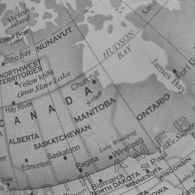
#> input picture Lab5/Globe.png, 195 x 195 px, found by its file name
$ jupyter execute --allow-errors Solution_Lab_5.ipynb   (shell and % lines are left out)
#> lines starting #> are read from the running program, lines starting #| are printed output that depends on the picture
EE21S061 Arihant Jain Lab 5 for EE5175 course:

[cell 1]
from matplotlib import pyplot as plt
import random


plt.rcParams['figure.figsize'] = [18, 10]

Setting up the environment importing libraries and loading in the images.

[cell 2]
from PIL import Image
from numpy import asarray
import cv2
import math
import numpy as np
from sympy import *
# load the image

globe=cv2.imread('globe.png',0)
#> globe is the input picture: shape (195, 195); min 47, max 185, mean 146.4
nautilus=cv2.imread('Nautilus.png',0)

Lets look at the image provided and their dimension

[cell 3]
globe.shape
#> Out = (195, 195)

[cell 4]
plt.imshow(globe,cmap="gray")

Here i am going to reuse the gaussian kernel function defined in Lab 4 previously all this does is when a sigma is passed to it it builds a gaussian kernel with that sigma.

[cell 5]
def gaussiankernel(sigma):
    size=math.ceil(6*sigma+1)
    #size of kernel depending upon the sigma
    if size%2==0:
        size+=1
    kernel=np.zeros((size,size))
    #intializing kernel array with zeros
    if size==1:
        #mathematical operation fail for -ve value for sigma so added this check to account for it
        return np.array(([0, 0, 0],[0,1,0],[0, 0, 0]), dtype="int")
    temp1=1/(2*np.pi*(sigma**2))
    temp2=2*(sigma**2)
    #the function to calculate gaussian value for each cell have certain constant accross them so computing them beforehand
    with np.nditer(kernel, flags=['multi_index'], op_flags=['writeonly']) as it:
        #iterating over numpy array on both x and y axis together to compute the array efficently
        for h in it:
            m=it.multi_index[1]
            n=it.multi_index[0]
            h[...] = temp1*np.exp(-1*(((m-size/2)**2)+((n-size/2)**2))/temp2)
    kernel=kernel/np.sum(kernel)
    return kernel,size

Next we are going to import convolution function from Lab 4 again this applies a single kernel and slides it along the image passed to generate the output image.

[cell 6]
def convolution(kernel,img,pad):
    size=kernel.shape[0]
    img=np.pad(img, (pad, pad), 'constant')
    #Zero padding the image to work around edge cases in the image
    size=math.floor(size/2)
    res=np.zeros((img.shape[0]+size,img.shape[1]+size))
    #np array to store output array in
    for i in range(size,img.shape[0]-size):
        for j in range(size,img.shape[1]-size):
            #applying kernel on np array using slicing this allows us to reduce the length of code
            # as well as use optimization done by numpy
            res[j][i] = (img[j-size:j+size+1,i-size:i+size+1]*kernel).sum()
    return res[size:img.shape[1]-size,size:img.shape[0]-size]

# Space variant blur

Space variant blur means sigma varies from point to point that means every pixel in the image has a sigma associated with it so the next function defined as sigmamap creates a new numpy array same size as image to hold sigma value for each pixel in the image. Later we will pass these value to the gaussian kernel function to get the kernel for that specific cell.

Sigmamap takes 2 argument

1.img  : To pass the image we want to generate the sigma map for

2.func : To pass the function which tells how sigma varies accross the image.

The function given for this assignment is:

$$ \sigma (m,n) = A \exp \frac { -((m- \frac{N}{2})+ (n- \frac{N}{2}))} {B} $$

and we know for

$$ \sigma (0,0) = 0.01  $$

$$ \sigma (\frac{N}{2},\frac{N}{2}) = 2.00  $$

Using the equation we can find the value for A and B which comes out to be

A=2 and B=8262.711 for N=195 which is the size of the input image we have

[cell 7]
def sigmamap(img,func):
    N=img.shape[0]
#> N = 195
    win_size=[]
    a = np.arange(N)
#> a = 195 values from 0 to 194
    [x,y] = np.meshgrid(a,a)
    res = np.zeros((N,N))
    for i in range(N):
        temp=[]
        for j in range(N):
            res[i,j] = func(i,j,N)
            size=math.ceil(6*res[i,j]+1)
            #size of kernel depending upon the sigma
            if size%2==0:
                size+=1
            temp.append(size)
        win_size.append(temp)
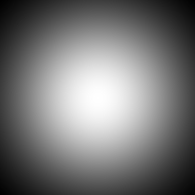
#> res: shape (195, 195) float64; min 0.2, max 2, mean 1.04; drawn with min black and max white
    return res,win_size

The above function outputs the sigmamap which has a value for each pixel we are going to iterate over this in space-variant-blue function to process the image.

Below i have defined the function for space variant blur to be refered by sigmamap or any function.

[cell 8]
def func_1(m,n,N):
    a = 2
    b = 8262.711
    return (a*np.exp(-1*(((m-N/2)**2)+((n-N/2)**2))/b))

[cell 9]
def convolution_space_variant(img,func):
    sigmas,win_size=sigmamap(img,func)
    pad=np.max(win_size)//2
    padded_image = np.pad(img,(pad,pad),'constant')
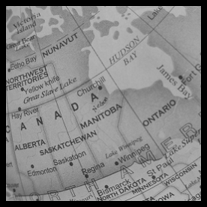
#> padded_image: shape (207, 207); min 0, max 185, mean 129.9
    res=np.zeros_like(padded_image)
    for i in range(pad,img.shape[0]+pad):
        for j in range(pad,img.shape[1]+pad):
            x=i-pad
            y=j-pad
            kernel=gaussiankernel(sigmas[x][y])[0]
            size=win_size[x][y]//2
            res[i][j]=((padded_image[i-size:i+size+1,j-size:j+size+1])*kernel).sum()
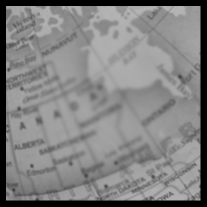
#> res: shape (207, 207); min 0, max 181, mean 128.8
    return res[pad:img.shape[0]+pad,pad:img.shape[1]+pad]
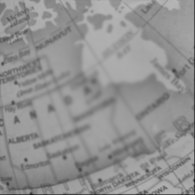
#> returned value: shape (195, 195); min 28, max 181, mean 145.1

Above function takes in 2 parameter:
1.img : the image we want to apply space variant blur on
2.func: the function which describe variation of sigma throught the image

The function first calles the sigmamap function to generate the sigma map which is then iterated over in the for loop and a gaussian kernel is generated which is then used to find value for that pixel and this goes on for every pixel

[cell 10]
output=convolution_space_variant(globe,func_1)

[cell 11]
output.shape
#> Out = (195, 195)

[cell 12]
plt.imshow(output,cmap='gray')

We can see how the middle part of the image is more blurred which we expected knowing $\sigma(N/2,N/2)=2$ and as it moves away from the center blue reduces gradually and we get some clarity before the image is over

[cell 13]
figure, axis = plt.subplots(1,2)
axis[0].imshow(output,cmap="gray")
axis[0].set_title("Space Variant blur")
axis[1].imshow(globe,cmap="gray")
axis[1].set_title("Original")

Above is a side by side comparision of the 2 images. This allows us to more clearly visualise the changes between the 2 images

# Q2. Comparision between space variant blur and space in-variant blur

For this next question we are going to pass a sigma map to the convolution function but in it every sigma value for each pixel is a constant which means this should be exactly like space in-variant blur.

Defined a function below which would just return 1 so this would mean for any co-ordinate in image sigma is 1. We will apply space in-variant blur using another convolution function which just takes in a gaussian kernel.

[cell 14]
def func_2(m,n,N):
    return 1

#> (a cell that did not finish here is left out)

#> (a cell that did not finish here is left out)

This seems similar to what we would expect from space in-variant blur as well so now lets see how does that look

#> (a cell that did not finish here is left out)
